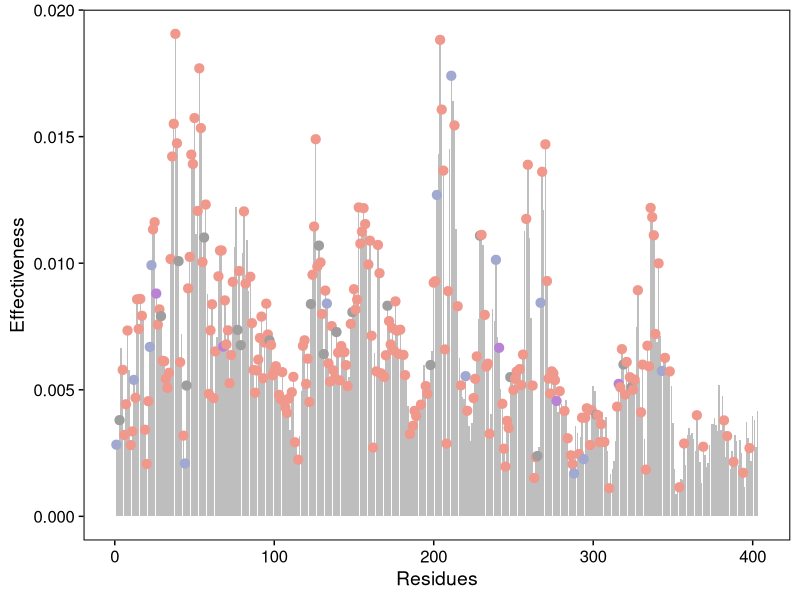
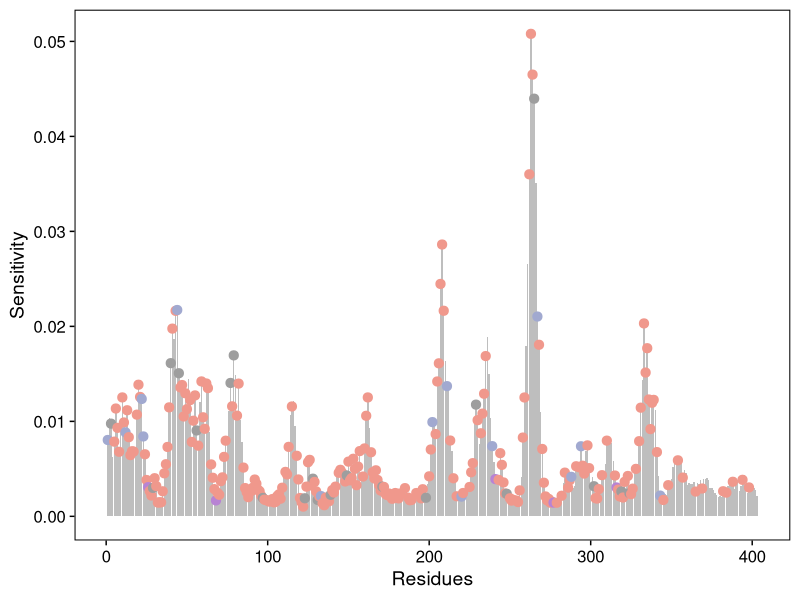
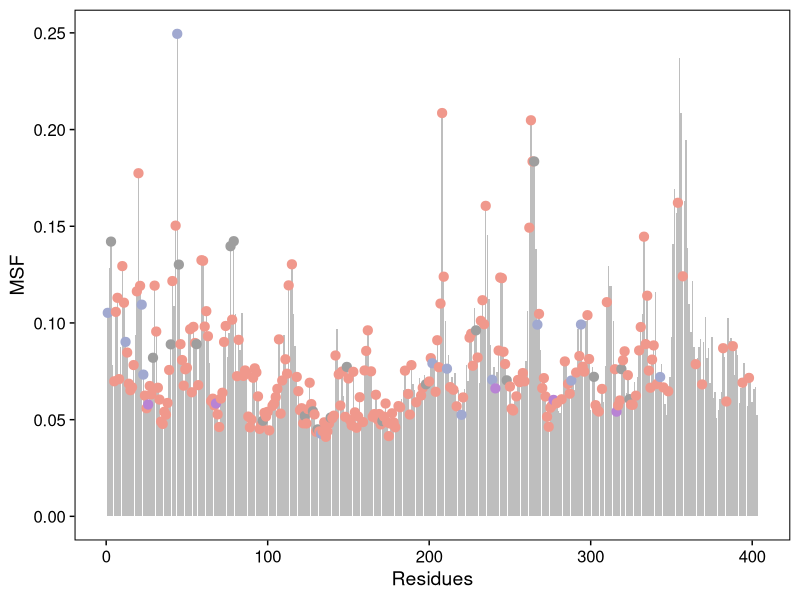
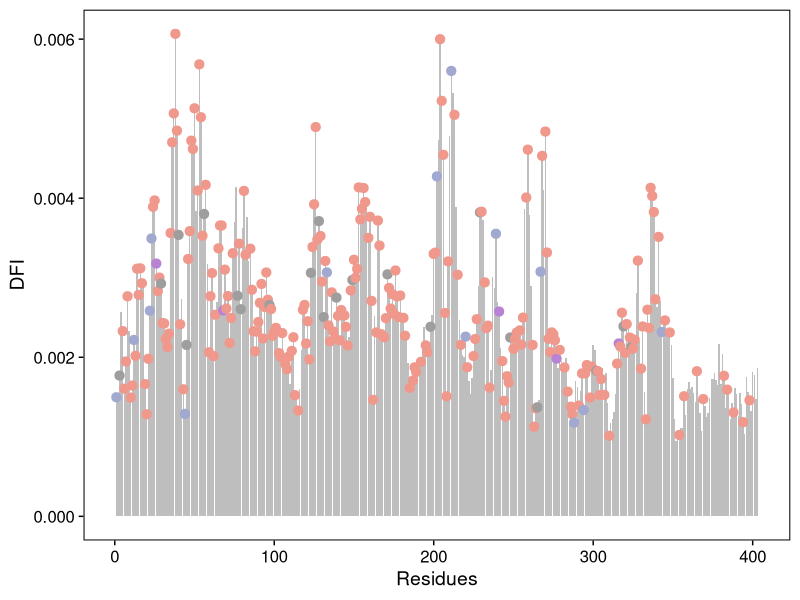
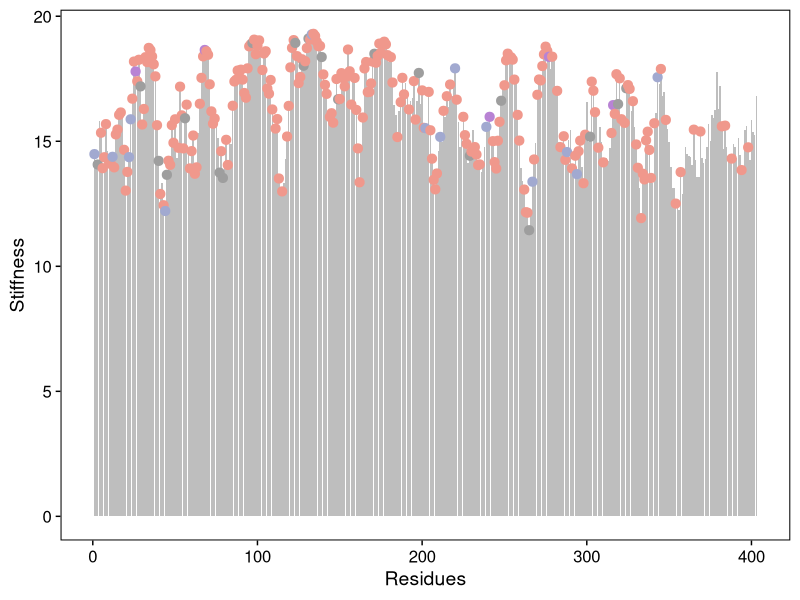

Generate these figures, in order, with R: (Note: this script raises an error after producing the figures.)
## ---- chunk 1
rm(list = ls())
## ---- chunk 2
data <- read.table("../data/itasser_dyn.txt",sep="\t",header=TRUE)
site <- read.table("../data/itasser_pos_dyn.txt",sep="\t",header=TRUE) 
site <- site[order(site$Site), ]
site_new <- site[!duplicated(site$Site, fromLast = TRUE), ]
library(ggplot2)
library(cowplot) 
## ---- chunk 3
data$Disease <- NA
for (i in 1:nrow(data)) {
  position <- data$POSITION[i]
  if (position %in% site$Site) {
    disease <- site$Disease[site$Site == position]
    data$Disease[i] <- disease[length(disease)]
  }
}
## ---- chunk 4
p1 <- ggplot(data, aes(x = POSITION, y = Effectiveness)) + 
  geom_bar(stat = "identity", 
           color = "transparent",
           fill = "grey") +
           #fill = ifelse(data$POSITION %in% site$Site, 
                         #ifelse(data$Disease == "ASD", "#A1A9D0",
                                #ifelse(data$Disease == "Cancer", "#F0988C",
                                       #ifelse(data$Disease == "ASD_Cancer", "#B883D4", "#9E9E9E"))),
                         #"grey")) +
  xlab("Residues") + ylab("Effectiveness") + 
  theme_cowplot()

p1 <- p1 + geom_point(data = site_new, aes(x = Site, y = Effectiveness, color = Disease), 
                      size = 2.8, pch = 19) + 
  scale_colour_manual(values = c("#A1A9D0", "#F0988C", "#B883D4", "#9E9E9E"), 
                      breaks = c("ASD", "Cancer", "ASD_Cancer", "Control")) + 
  theme_cowplot() + theme(legend.position="none")

p1 <- p1 +  theme(axis.line = element_blank(),
                  panel.border = element_rect(linetype = 'solid', colour = 'black',fill = NA,size = 0.7),
                  panel.grid.major = element_blank(),
                  panel.grid.minor = element_blank())

## ---- chunk 5
p2 <- ggplot(data,aes(x=POSITION,y=Sensitivity)) + 
  geom_bar(stat = "identity", 
           color = "transparent", 
           fill = "grey")  +
  xlab("Residues")+ylab('Sensitivity') + theme_cowplot()

p2 <- p2 + geom_point(data=site_new,aes(x=Site,y=Sensitivity,color=Disease),size=2.8,pch=19) + scale_colour_manual(values=c('#A1A9D0','#F0988C','#B883D4','#9E9E9E'),breaks = c("ASD", "Cancer", "ASD_Cancer", "Control"))+ theme_cowplot() +  theme(legend.position="none")

p2 <- p2 +  theme(axis.line = element_blank(),
                  panel.border = element_rect(linetype = 'solid', colour = 'black',fill = NA,size = 0.7),
                  panel.grid.major = element_blank(),
                  panel.grid.minor = element_blank())
## ---- chunk 6
p3 <- ggplot(data,aes(x=POSITION,y=MSF)) + 
  geom_bar(stat = "identity", 
           color = "transparent", 
           fill = "grey") +
  xlab("Residues")+ylab('MSF') + theme_cowplot()


p3 <- p3 + geom_point(data=site_new,aes(x=Site,y=MSF,color=Disease),size=2.8,pch=19) + scale_colour_manual(values=c('#A1A9D0','#F0988C','#B883D4','#9E9E9E'),breaks = c("ASD", "Cancer", "ASD_Cancer", "Control"))+ theme_cowplot() + theme(legend.position="none")+ theme(legend.position="none")

p3 <- p3 +  theme(axis.line = element_blank(),
                  panel.border = element_rect(linetype = 'solid', colour = 'black',fill = NA,size = 0.7),
                  panel.grid.major = element_blank(),
                  panel.grid.minor = element_blank())
## ---- chunk 7
p4 <- ggplot(data,aes(x=POSITION,y=DFI)) + 
  geom_bar(stat = "identity", 
           color = "transparent", 
           fill = "grey") +
  xlab("Residues")+ylab('DFI') + theme_cowplot()
p4 <- p4 + geom_point(data=site_new,aes(x=Site,y=DFI,color=Disease),size=2.8,pch=19) + scale_colour_manual(values=c('#A1A9D0','#F0988C','#B883D4','#9E9E9E'),breaks = c("ASD", "Cancer", "ASD_Cancer", "Control"))+ theme_cowplot()+ theme(legend.position="none")

p4 <- p4 +  theme(axis.line = element_blank(),
                  panel.border = element_rect(linetype = 'solid', colour = 'black',fill = NA,size = 0.7),
                  panel.grid.major = element_blank(),
                  panel.grid.minor = element_blank())
## ---- chunk 8
p5 <- ggplot(data,aes(x=POSITION,y=Stiffness)) + 
  geom_bar(stat = "identity", 
           color = "transparent", 
           fill = "grey") +
  xlab("Residues")+ylab('Stiffness') + theme_cowplot()
p5 <- p5 + geom_point(data=site_new,aes(x=Site,y=Stiffness,color=Disease),size=2.8,pch=19) + scale_colour_manual(values=c('#A1A9D0','#F0988C','#B883D4','#9E9E9E'),breaks = c("ASD", "Cancer", "ASD_Cancer", "Control"))+ theme_cowplot()+ theme(legend.position="none")

p5 <- p5 +  theme(axis.line = element_blank(),
                  panel.border = element_rect(linetype = 'solid', colour = 'black',fill = NA,size = 0.7),
                  panel.grid.major = element_blank(),
                  panel.grid.minor = element_blank())
## ---- chunk 9
ggsave(p1, file="../Figures/弹性网络/Effectiveness.jpg", 
       width = 9, height= 4, dpi=1200)
ggsave(p2, file="../Figures/弹性网络/Sensitivity.jpg", 
       width = 9, height = 4, dpi=1200)
ggsave(p3, file="../Figures/弹性网络/MSF.jpg", 
       width = 9, height = 4, dpi=1200)
ggsave(p4, file="../Figures/弹性网络/DFI.jpg", 
       width = 9, height=4, dpi=1200)
ggsave(p5, file="../Figures/弹性网络/Stiffness.jpg", 
       width = 9, height = 4, dpi=1200)
## ---- chunk 10
library(ggpubr)
pv1 <- ggplot(site, aes(x=factor(Disease, levels=c("ASD", "Cancer", "ASD_Cancer", "Control")), y=Effectiveness, fill = Disease, color = Disease)) +
  geom_violin(trim=FALSE) +
  geom_boxplot(width=0.2, fill="white", color="black") +
  scale_fill_manual(values=c('#A1A9D0','#F0988C','#B883D4','#9E9E9E'),limits=c("ASD", "Cancer", 'ASD_Cancer', 'Control')) +
  scale_color_manual(values=c('#A1A9D0','#F0988C','#B883D4','#9E9E9E'),limits=c("ASD", "Cancer", 'ASD_Cancer', 'Control')) +
  labs(x="Disease", y="Effectiveness", fill="Disease") +
  theme_minimal()
my_comparisons <- list(c("ASD", "Cancer"), c('ASD', 'ASD_Cancer'), c("ASD", "Control"), c( 'Cancer','ASD_Cancer'), c('Cancer', 'Control'), c('ASD_Cancer','Control'))
pv1 <- pv1 + scale_y_continuous(limits = c(-0.002,0.032))
pv1 <- pv1 + theme(legend.position = "none",panel.grid = element_blank())
pv1 <- pv1 + stat_compare_means(comparisons = my_comparisons,
                       label.y = c(0.023,0.025,0.0295,0.023,0.0275,0.023),
                       method = "wilcox.test")
pv1 <- pv1 + theme(axis.line = element_blank(),
                  panel.border = element_rect(linetype = 'solid', colour = 'black',fill = NA,size = 0.7),
                  panel.grid.major = element_blank(),
                  panel.grid.minor = element_blank())
## ---- chunk 11
library(ggpubr)
pv2 <- ggplot(site, aes(x=factor(Disease, levels=c("ASD", "Cancer", "ASD_Cancer", "Control")), y = Sensitivity, fill = Disease, color = Disease)) +
  geom_violin(trim=FALSE) +
  geom_boxplot(width=0.2, fill="white", color="black") +
  scale_fill_manual(values=c('#A1A9D0','#F0988C','#B883D4','#9E9E9E'),limits=c("ASD", "Cancer", 'ASD_Cancer', 'Control')) +
  scale_color_manual(values=c('#A1A9D0','#F0988C','#B883D4','#9E9E9E'),limits=c("ASD", "Cancer", 'ASD_Cancer', 'Control')) +
  labs(x="Disease", y="Sensitivity", fill="Disease") +
  theme_minimal()
my_comparisons <- list(c("ASD", "Cancer"), c('ASD', 'ASD_Cancer'), c("ASD", "Control"), c( 'Cancer','ASD_Cancer'), c('Cancer', 'Control'), c('ASD_Cancer','Control'))
pv2 <- pv2 + scale_y_continuous(limits = c(-0.007,0.073))
pv2 <- pv2 + theme(legend.position = "none",panel.grid = element_blank())
pv2 <- pv2 + stat_compare_means(comparisons = my_comparisons,
                      label.y = c(0.055,0.06,0.07,0.055,0.0658,0.055),
                       method = "wilcox.test")
pv2 <- pv2 + theme(axis.line = element_blank(),
                  panel.border = element_rect(linetype = 'solid', colour = 'black',fill = NA,size = 0.7),
                  panel.grid.major = element_blank(),
                  panel.grid.minor = element_blank())
## ---- chunk 12
library(ggpubr)
pv3 <- ggplot(site, aes(x=factor(Disease, levels=c("ASD", "Cancer", "ASD_Cancer", "Control")), y = MSF, fill = Disease, color = Disease)) +
  geom_violin(trim=FALSE) +
  geom_boxplot(width=0.2, fill="white", color="black") +
  scale_fill_manual(values=c('#A1A9D0','#F0988C','#B883D4','#9E9E9E'),limits=c("ASD", "Cancer", 'ASD_Cancer', 'Control')) +
  scale_color_manual(values=c('#A1A9D0','#F0988C','#B883D4','#9E9E9E'),limits=c("ASD", "Cancer", 'ASD_Cancer', 'Control')) +
  labs(x="Disease", y="MSF", fill="Disease") +
  theme_minimal()
my_comparisons <- list(c("ASD", "Cancer"), c('ASD', 'ASD_Cancer'), c("ASD", "Control"), c( 'Cancer','ASD_Cancer'), c('Cancer', 'Control'), c('ASD_Cancer','Control'))
pv3 <- pv3 + scale_y_continuous(limits = c(0,0.38))
pv3 <- pv3 + theme(legend.position = "none",panel.grid = element_blank())
pv3 <- pv3 + stat_compare_means(comparisons = my_comparisons,
                      label.y = c(0.28,0.31,0.363,0.28,0.34,0.28),
                       method = "wilcox.test")
pv3 <- pv3 + theme(axis.line = element_blank(),
                  panel.border = element_rect(linetype = 'solid', colour = 'black',fill = NA,size = 0.7),
                  panel.grid.major = element_blank(),
                  panel.grid.minor = element_blank())
## ---- chunk 13
library(ggpubr)
pv4 <- ggplot(site, aes(x=factor(Disease, levels=c("ASD", "Cancer", "ASD_Cancer", "Control")), y = DFI, fill = Disease, color = Disease)) +
  geom_violin(trim=FALSE) +
  geom_boxplot(width=0.2, fill="white", color="black") +
  scale_fill_manual(values=c('#A1A9D0','#F0988C','#B883D4','#9E9E9E'),limits=c("ASD", "Cancer", 'ASD_Cancer', 'Control')) +
  scale_color_manual(values=c('#A1A9D0','#F0988C','#B883D4','#9E9E9E'),limits=c("ASD", "Cancer", 'ASD_Cancer', 'Control')) +
  labs(x="Disease", y="DFI", fill="Disease") +
  theme_minimal()
my_comparisons <- list(c("ASD", "Cancer"), c('ASD', 'ASD_Cancer'), c("ASD", "Control"), c( 'Cancer','ASD_Cancer'), c('Cancer', 'Control'), c('ASD_Cancer','Control'))
pv4 <- pv4 + scale_y_continuous(limits = c(-0.0005,0.0097))
pv4 <- pv4 + theme(legend.position = "none",panel.grid = element_blank())
pv4 <- pv4 + stat_compare_means(comparisons = my_comparisons,
                      label.y = c(0.007,0.0077,0.0091,0.007,0.0084,0.007),
                       method = "wilcox.test")
pv4 <- pv4 + theme(axis.line = element_blank(),
                  panel.border = element_rect(linetype = 'solid', colour = 'black',fill = NA,size = 0.7),
                  panel.grid.major = element_blank(),
                  panel.grid.minor = element_blank())
## ---- chunk 14
library(ggpubr)
pv5 <- ggplot(site, aes(x=factor(Disease, levels=c("ASD", "Cancer", "ASD_Cancer", "Control")), y = Stiffness, fill = Disease, color = Disease)) +
  geom_violin(trim=FALSE) +
  geom_boxplot(width=0.2, fill="white", color="black") +
  scale_fill_manual(values=c('#A1A9D0','#F0988C','#B883D4','#9E9E9E'),limits=c("ASD", "Cancer", 'ASD_Cancer', 'Control')) +
  scale_color_manual(values=c('#A1A9D0','#F0988C','#B883D4','#9E9E9E'),limits=c("ASD", "Cancer", 'ASD_Cancer', 'Control')) +
  labs(x="Disease", y="Stiffness", fill="Disease") +
  theme_minimal()
my_comparisons <- list(c("ASD", "Cancer"), c('ASD', 'ASD_Cancer'), c("ASD", "Control"), c( 'Cancer','ASD_Cancer'), c('Cancer', 'Control'), c('ASD_Cancer','Control'))
pv5 <- pv5 + scale_y_continuous(limits = c(9,25.5))
pv5 <- pv5 + theme(legend.position = "none",panel.grid = element_blank())
pv5 <- pv5 + stat_compare_means(comparisons = my_comparisons,
                      label.y = c(22,23,25,22,24.1,22),
                       method = "wilcox.test")
pv5 <- pv5 + theme(axis.line = element_blank(),
                  panel.border = element_rect(linetype = 'solid', colour = 'black',fill = NA,size = 0.7),
                  panel.grid.major = element_blank(),
                  panel.grid.minor = element_blank())
## ---- chunk 15
ggsave(pv1, file="../Figures/弹性网络/Effectiveness_violin.jpg", 
       width = 4, height=4, dpi=1200)
ggsave(pv2, file="../Figures/弹性网络/Sensitivity_violin.jpg", 
       width = 4, height=4, dpi=1200)
ggsave(pv3, file="../Figures/弹性网络/MSF_violin.jpg", 
       width = 4, height=4, dpi=1200)
ggsave(pv4, file="../Figures/弹性网络/DFI_violin.jpg", 
       width = 4, height=4, dpi=1200)
ggsave(pv5, file="../Figures/弹性网络/Stiffness_violin.jpg", 
       width = 4, height=4, dpi=1200)

